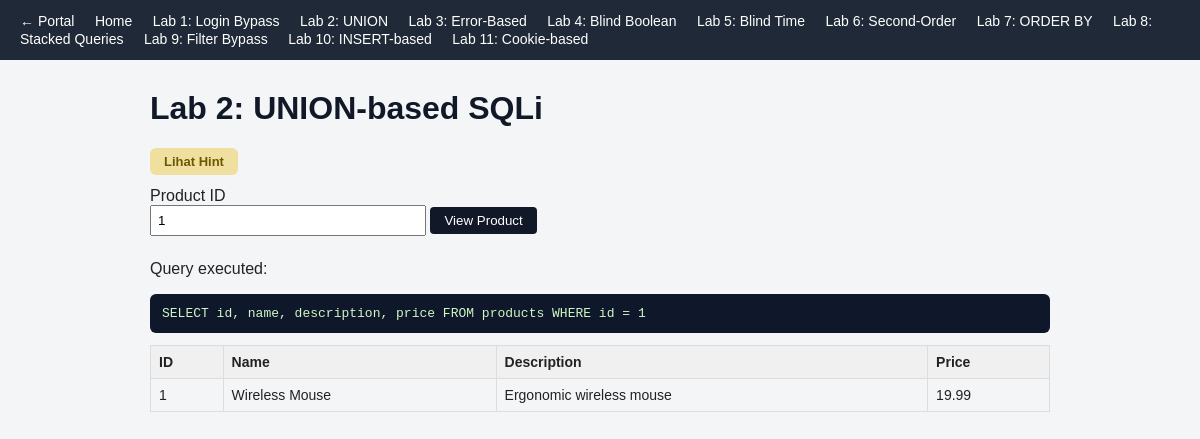
The page /app/src/lab2_union.php on the database its author committed.
### tables this page shows
CREATE TABLE products (
  id INT AUTO_INCREMENT PRIMARY KEY,
  name VARCHAR(100),
  description TEXT,
  price DECIMAL(10,2),
  category VARCHAR(50)
);

### app/src/lab2_union.php (the view, shortened to what this page needs)
<?php
require 'db.php';
$result_html = '';
$id = $_GET['id'] ?? '1';
$query = "SELECT id, name, description, price FROM products WHERE id = $id";
$res = $mysqli->query($query);
if ($res === false) {
    $result_html = "<div class='error-box'>SQL Error: " . htmlspecialchars($mysqli->error) . "</div>";
} else {
    $result_html = "<table><tr><th>ID</th><th>Name</th><th>Description</th><th>Price</th></tr>";
    while ($row = $res->fetch_assoc()) {
        $result_html .= "<tr><td>" . htmlspecialchars($row['id']) . "</td><td>" . htmlspecialchars($row['name']) . "</td><td>" . htmlspecialchars($row['description']) . "</td><td>" . htmlspecialchars($row['price']) . "</td></tr>";
    }
    $result_html .= "</table>";
}
include 'header.php';
?>
<details class="hint-box">
<summary>Lihat Hint</summary>
</details>
<form method="get">
  <label>Product ID</label><br>
  <input type="text" name="id" value="<?php echo htmlspecialchars($id); ?>">
  <button type="submit">View Product</button>
</form>
<p>Query executed:</p>
<div class="result-box"><?php echo htmlspecialchars($query); ?></div>
<?php echo $result_html; ?>
<?php include 'footer.php'; ?>

### app/src/style.css (style rules this page uses)
body { font-family: Arial, Helvetica, sans-serif; margin: 0; background: #f4f5f7; color: #222; }
table { border-collapse: collapse; width: 100%; margin-top: 12px; }
th, td { border: 1px solid #ddd; padding: 8px; text-align: left; font-size: 14px; }
th { background: #f0f0f0; }
input[type=text], input[type=password] { padding: 6px; width: 260px; margin-bottom: 8px; }
button { padding: 6px 14px; background: #111827; color: #fff; border: none; border-radius: 4px; cursor: pointer; }
.result-box { background: #0f172a; color: #d1f7c4; padding: 12px; border-radius: 6px; font-family: monospace; white-space: pre-wrap; margin-top: 12px; }
details.hint-box { margin: 12px 0; }
details.hint-box summary { cursor: pointer; list-style: none; display: inline-block; background: #f0e0a0; color: #6b5900; font-weight: bold; font-size: 13px; padding: 6px 14px; border-radius: 6px; }
details.hint-box summary::marker { content: ""; }

### rows shown on the page
products: id "1", name "Wireless Mouse", description "Ergonomic wireless mouse", price "19.99"

### other values the page prints
$title "Lab 2: UNION-based SQLi"
$query "SELECT id, name, description, price FROM products WHERE id = 1"
